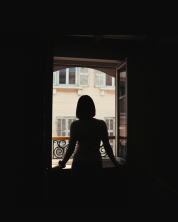
#> input picture Images/women.png, 178 x 222 px; its folder holds 5 pictures in this run
$ python q4_foreground_enhancement.py
#> lines starting #> are read from the running program, lines starting #| are printed output that depends on the picture; after the words box and inside, x2 and y2 are one past the last pixel; in counts of white or black regions, pixels touching at a corner belong together
#258799R - Manuel I.T
import cv2
import numpy as np
import matplotlib.pyplot as plt
import os

# 1. Load Image
script_dir = os.path.dirname(os.path.abspath(__file__))
img_path = os.path.join(script_dir, '..', 'Images', 'women.png') # Fig 3
img = cv2.imread(img_path)
#> img is the input picture: shape (222, 178, 3); mean B, G, R 27.3, 29.6, 31.1
gray = cv2.cvtColor(img, cv2.COLOR_BGR2GRAY)
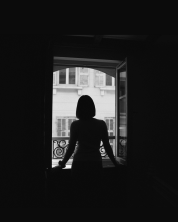
#> gray: shape (222, 178); min 9, max 246, mean 29.8

# 2. Otsu's Thresholding
# We invert the threshold (THRESH_BINARY_INV) so foreground (dark) is 255 (white)
val, mask = cv2.threshold(gray, 0, 255, cv2.THRESH_BINARY_INV + cv2.THRESH_OTSU)
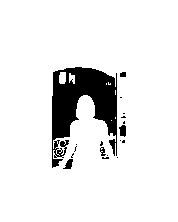
#> mask: shape (222, 178); 90.7% white; 18 black regions (13 under 20 px), largest, box (x1, y1, x2, y2) and area: (52, 67, 117, 168) 3434, (119, 125, 126, 137) 65, (63, 159, 73, 169) 59, (100, 147, 106, 156) 31, (120, 72, 126, 77) 28
#> val = 98
print(f"Otsu's Threshold Value: {val}") # Report this value
#| Otsu's Threshold Value: 98.0

# 3. Histogram Equalization on Foreground only
# Apply global equalization to the whole image first
equalized_full = cv2.equalizeHist(gray)
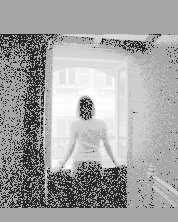
#> equalized_full: shape (222, 178); min 0, max 255, mean 163.4

# Use the mask to combine: Equalized for foreground, Original for background
# mask > 0 selects the woman/room
result = np.where(mask > 0, equalized_full, gray)
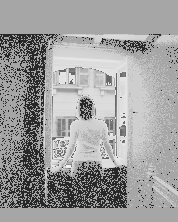
#> result: shape (222, 178); min 0, max 246, mean 157.8

# 4. Visualization for Report
plt.figure(figsize=(15, 5))
plt.subplot(1, 3, 1); plt.imshow(gray, cmap='gray'); plt.title('Original Grayscale')
plt.subplot(1, 3, 2); plt.imshow(mask, cmap='gray'); plt.title('Otsu Mask')
plt.subplot(1, 3, 3); plt.imshow(result, cmap='gray'); plt.title('Foreground Enhanced')

# Save result
save_path = os.path.join(script_dir, '..', 'Images', 'Results', 'q4_results.png')
plt.savefig(save_path)
plt.show()
